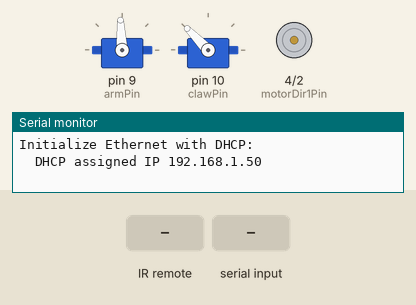
A sketch run on a simulated Arduino Uno, built with avr-gcc and run on an emulated ATmega328P. Parts: 2 × servo, motor-driver pin pairs drawn as motors (green arrow = first pin HIGH = forward, orange = second pin HIGH = backward, longer = more drive, scaled by the enable pin), the last lines printed to the serial monitor. The test bench sets the inputs (shaded band). WiFi joins after 1.5 s; servers stay silent unless stated; random numbers use the default seed unless the sketch sets one.

Above: at 8.9 s.
9.0 s: infrared code 0xEA15FF00 received
At 9.9 s:
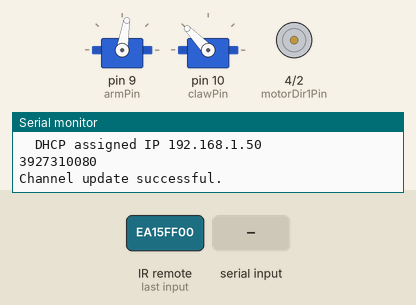
12.0 s: infrared code 0xF30CFF00 received
15.0 s: "1" received over Serial
At 16.1 s:
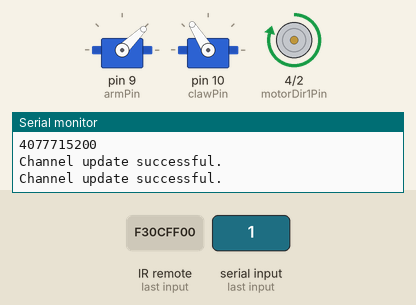
16.8 s: "0" received over Serial
At 17.4 s:
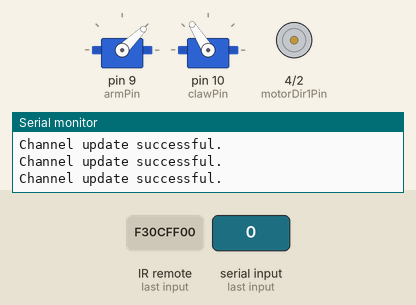
18.6 s: infrared code 0xBC43FF00 received
At 20.0 s:
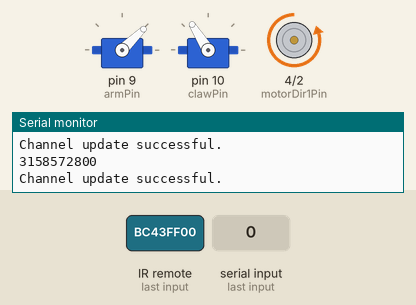
20.4 s: "3" received over Serial
At 22.6 s:
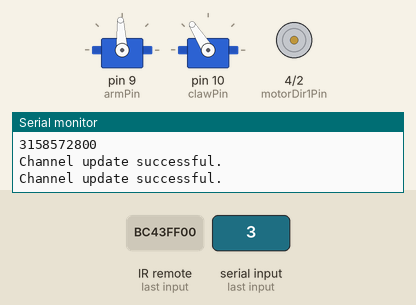
Timing chart, 0 to 24.1 s (numbered marks = the images above; inputs shaded):
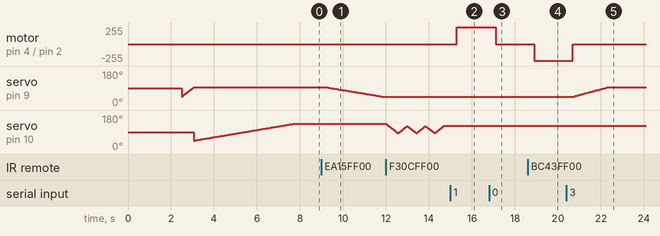

Measured:
- after the input at 9.0 s, servo on pin 9 (armPin): moves from 93° to 44° over 2.6 s, starting after 0.31 s
- after the input at 15.0 s, motor on pin 4 (motorDir1Pin) / pin 2 (motorDir2Pin): stopped → forward 250/255 after 0.30 s
- after the input at 16.8 s, motor on pin 4 (motorDir1Pin) / pin 2 (motorDir2Pin): forward 250/255 → stopped after 0.30 s
- after the input at 18.6 s, motor on pin 4 (motorDir1Pin) / pin 2 (motorDir2Pin): stopped → backward 250/255 after 0.30 s
- after the input at 20.4 s, motor on pin 4 (motorDir1Pin) / pin 2 (motorDir2Pin): backward 250/255 → stopped after 0.30 s; servo on pin 9 (armPin): moves from 44° to 93° over 1.6 s, starting after 0.31 s

The sketch:

RobotArm.ino
```cpp
#include <Servo.h>
#include <IRremote.h>
#include <Ethernet.h>
#include "ThingSpeak.h"

/** IR Constants **/
#define IRRepeat 0
#define IRLeft 3141861120
#define IRRight 3158572800
#define IRStop 3208707840
#define IRUp 3108437760
#define IRDown 3927310080
#define IRClose 4161273600
#define IROpen 4127850240
#define IRWave 4077715200
#define IRParade 3877175040
#define IRCrazy 2707357440
#define IRPin 3

/** Motor Constants **/
#define motorSpeedPin 5
#define motorDir1Pin 4
#define motorDir2Pin 2
#define motorSpeed 250

/** Arm and Claw Constants **/
#define armPin 9
#define clawPin 10
#define armPositionDown 1000
#define armPositionUp 1500
#define clawPositionOpen 1000
#define clawPositionClosed 1925

/** All movements the robot is capable of **/
enum controls{
  NONE,
  LEFT,
  RIGHT,
  UP,
  DOWN,
  OPEN,
  CLOSE
};

IRrecv irrecv(IRPin);
Servo armServo;
Servo clawServo;

controls currentControl;
int currentArmPosition;
int currentClawPosition;
int soundVal;
int desiredSoundPos;

/** Ethernet and Thingspeak IoT **/
byte mac[] = { 0xDE, 0xAD, 0xBE, 0xEF, 0xFE, 0xED };
IPAddress ip(192, 168, 0, 177);
IPAddress myDns(192, 168, 0, 1);
EthernetClient client;
unsigned long myChannelNumber = 1448050;
const char * myWriteAPIKey = "H7J3KD5O031GVN65";

void setup() {
  Serial.begin(9600);
  irrecv.enableIRIn();
  pinMode(motorSpeedPin, OUTPUT);
  pinMode(motorDir1Pin, OUTPUT);
  pinMode(motorDir2Pin, OUTPUT);
  armServo.attach(armPin);
  clawServo.attach(clawPin);

  InitializeEthernetAndThingSpeak();

  //set initial positions
  returnUp();
  closeClaw();
}

void loop() {

  handleSerialInput();
  handleIRInput();
  rotate(currentControl);
  moveArm(currentControl);
  openCloseClaw(currentControl);

}

void handleIRInput(){
  if(irrecv.decode()){
    if(irrecv.decodedIRData.decodedRawData != IRRepeat){
      Serial.println(irrecv.decodedIRData.decodedRawData);
      switch(irrecv.decodedIRData.decodedRawData){
        case IRLeft:
          currentControl = LEFT;
          SendTelemetryToThingSpeak("Rotate Left", "Infrared Communication");
          break;
        case IRRight:
          currentControl = RIGHT;
          SendTelemetryToThingSpeak("Rotate Right", "Infrared Communication");
          break;
        case IRStop:
          currentControl = NONE;
          SendTelemetryToThingSpeak("Pause", "Infrared Communication");
          break;
        case IRUp:
          currentControl = UP;
          SendTelemetryToThingSpeak("Arm Up", "Infrared Communication");
          break;
        case IRDown:
          currentControl = DOWN;
          SendTelemetryToThingSpeak("Arm Down", "Infrared Communication");
          break;
        case IROpen:
          currentControl = OPEN;
          SendTelemetryToThingSpeak("Claw Open", "Infrared Communication");
          break;
        case IRClose:
          currentControl = CLOSE;
          SendTelemetryToThingSpeak("Claw Close", "Infrared Communication");
          break;
        case IRWave:
          wave();
          SendTelemetryToThingSpeak("Wave", "Infrared Communication");
          break;
        case IRParade:
          paradeWave();
          SendTelemetryToThingSpeak("Parade Wave", "Infrared Communication");
          break;
        case IRCrazy:
          goCrazy();
          SendTelemetryToThingSpeak("Go Crazy", "Infrared Communication");
          break;
      }
    }

    irrecv.resume();
  }
}

void handleSerialInput(){
  if (Serial.available())  {
    switch(Serial.read()){
      case '0':
        currentControl = NONE;
        SendTelemetryToThingSpeak("Pause", "Serial Communication");
        break;
      case '1':
        currentControl = LEFT;
        SendTelemetryToThingSpeak("Rotate Left", "Serial Communication");
        break;
      case '2':
        currentControl = RIGHT;
        SendTelemetryToThingSpeak("Rotate Right", "Serial Communication");
        break;
      case '3':
        currentControl = UP;
        SendTelemetryToThingSpeak("Arm Up", "Serial Communication");
        break;
      case '4':
        currentControl = DOWN;
        SendTelemetryToThingSpeak("Arm Down", "Serial Communication");
        break;
      case '5':
        currentControl = OPEN;
        SendTelemetryToThingSpeak("Claw Open", "Serial Communication");
        break;
      case '6':
        currentControl = CLOSE;
        SendTelemetryToThingSpeak("Close Close", "Serial Communication");
        break;
    }
  }
}

void rotate(controls current){
  switch(current){
    case LEFT:
      digitalWrite(motorDir1Pin, HIGH);
      digitalWrite(motorDir2Pin, LOW);
      analogWrite(motorSpeedPin, motorSpeed);
      break;
    case RIGHT:
      digitalWrite(motorDir1Pin, LOW);
      digitalWrite(motorDir2Pin, HIGH);
      analogWrite(motorSpeedPin, motorSpeed);
      break;
    default:
      analogWrite(motorSpeedPin, 0);
      break;
  }
}

void moveArm(controls current){
  switch(current){
    case UP:
      addArmIncrement(currentArmPosition + 1, 3);
      break;
    case DOWN:
      addArmIncrement(currentArmPosition - 1, 5);
      break;
    default:

      break;
  }
}

void openCloseClaw(controls current){
  switch(current){
    case OPEN:
      addClawIncrement(currentClawPosition - 1);
      break;
    case CLOSE:
      addClawIncrement(currentClawPosition + 1);
      break;
    default:

      break;
  }
}

void addArmIncrement(int increment, int delayTime){
   if(increment > armPositionUp || increment < armPositionDown)
    return;

   armServo.writeMicroseconds(increment);
   currentArmPosition = increment;
   delay(delayTime);
}

void goDown(){
  for(int i = armPositionUp; i > armPositionDown; i--){
    addArmIncrement(i, 5);
  }
}

void returnUp(){
  if(currentArmPosition == 0)
    currentArmPosition = armPositionDown;

  for(int i = armPositionDown; i < armPositionUp; i++){
    addArmIncrement(i, 1);
  }
}

void addClawIncrement(int increment){
   if(increment > clawPositionClosed || increment < clawPositionOpen)
    return;

   clawServo.writeMicroseconds(increment);
   currentClawPosition = increment;
   delay(5);
}

void openClaw(){
  for(int i = currentClawPosition; i > clawPositionOpen; i--){
    addClawIncrement(i);
  }
}

void closeClaw(){
  if(currentClawPosition == 0)
    currentClawPosition = clawPositionOpen;

  for(int i = currentClawPosition; i < clawPositionClosed; i++){
    addClawIncrement(i);
  }
}

void wave(){
  for(int numWaves = 0; numWaves < 3; numWaves++){
    for(int i = currentClawPosition; i > 1400; i--){
        clawServo.writeMicroseconds(i);
        currentClawPosition = i;
        delay(1);
    }
    for(int i = currentClawPosition; i < 1800; i++){
        clawServo.writeMicroseconds(i);
        currentClawPosition = i;
        delay(1);
    }
  }
}

void paradeWave(){
  clawServo.writeMicroseconds(1300);
  currentClawPosition = 1300;

  for(int numWaves = 0; numWaves < 6; numWaves++){
    rotate(LEFT);
    delay(500);
    rotate(RIGHT);
    delay(500);
  }
}

void goCrazy(){
  for(int numCrazy = 0; numCrazy < 15; numCrazy++){
    armServo.writeMicroseconds(800);
    delay(100);
    armServo.writeMicroseconds(1600);
    delay(100);
  }
}

void SendTelemetryToThingSpeak(String origin, String process){
  ThingSpeak.setField(1, origin);
  ThingSpeak.setField(2, process);
  ThingSpeak.setField(3, random(0, 100));
  ThingSpeak.setField(4, random(0, 100));

  int x = ThingSpeak.writeFields(myChannelNumber, myWriteAPIKey);
  if(x == 200){
    Serial.println("Channel update successful.");
  }
  else{
    Serial.println("Problem updating channel. HTTP error code " + String(x));
  }
}

void InitializeEthernetAndThingSpeak(){
  Ethernet.init(10);  // Most Arduino Ethernet hardware
  while (!Serial) {
    ; // wait for serial port to connect. Needed for Leonardo native USB port only
  }

  // start the Ethernet connection:
  Serial.println("Initialize Ethernet with DHCP:");
  if (Ethernet.begin(mac) == 0) {
    Serial.println("Failed to configure Ethernet using DHCP");
    // Check for Ethernet hardware present
    if (Ethernet.hardwareStatus() == EthernetNoHardware) {
      Serial.println("Ethernet shield was not found.  Sorry, can't run without hardware. :(");
      while (true) {
        delay(1); // do nothing, no point running without Ethernet hardware
      }
    }
    if (Ethernet.linkStatus() == LinkOFF) {
      Serial.println("Ethernet cable is not connected.");
    }
    // try to congifure using IP address instead of DHCP:
    Ethernet.begin(mac, ip, myDns);
  } else {
    Serial.print("  DHCP assigned IP ");
    Serial.println(Ethernet.localIP());
  }
  // give the Ethernet shield a second to initialize:
  delay(1000);

  ThingSpeak.begin(client);  // Initialize ThingSpeak
}
```
